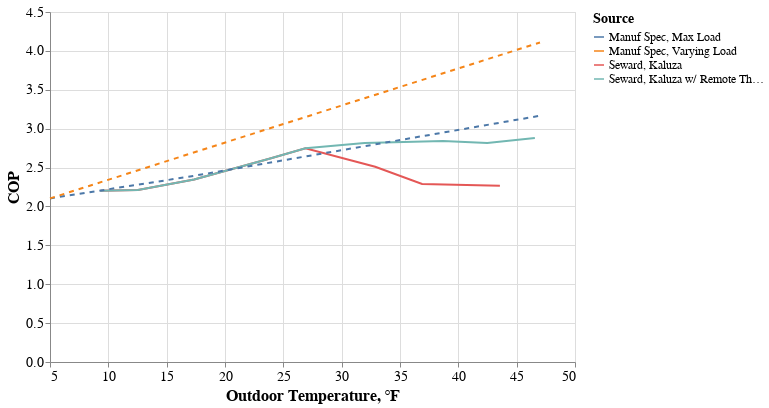

Notebook cell for this chart:
### Code cell
line1 = alt.Chart(df.query('field_study == True')).mark_line().encode(
    x = 'temperature',
    y = 'cop',
    color = 'source:N',
    #opacity = 'Selected:N',
)
line2 = alt.Chart(df.query('field_study == False')).mark_line(strokeDash=[5,5]).encode(
    x = alt.X('temperature', axis=alt.Axis(title='Outdoor Temperature, ℉')),
    y = alt.Y('cop', axis=alt.Axis(title='COP')),
    color = alt.Color('source:N', legend=alt.Legend(title="Source")),
    #opacity = 'Selected:N',
)
line1 + line2

### Figure 1 — Vega-Lite specification as saved in the notebook (floating-point values rounded to 4 significant figures)
{"$schema": "https://vega.github.io/schema/vega-lite/v2.4.3.json", "config": {"axis": {"labelFontSize": 14, "titleFontSize": 16}, "legend": {"labelFontSize": 12, "titleFontSize": 14}, "view": {"height": 350, "width": 525}}, "layer": [{"data": {"values": [{"cop": 2.203, "field_study": true, "source": "Seward, Kaluza", "temperature": 9.323}, {"cop": 2.21, "field_study": true, "source": "Seward, Kaluza", "temperature": 12.53}, {"cop": 2.346, "field_study": true, "source": "Seward, Kaluza", "temperature": 17.36}, {"cop": 2.618, "field_study": true, "source": "Seward, Kaluza", "temperature": 23.87}, {"cop": 2.749, "field_study": true, "source": "Seward, Kaluza", "temperature": 26.89}, {"cop": 2.509, "field_study": true, "source": "Seward, Kaluza", "temperature": 32.87}, {"cop": 2.288, "field_study": true, "source": "Seward, Kaluza", "temperature": 36.89}, {"cop": 2.267, "field_study": true, "source": "Seward, Kaluza", "temperature": 43.56}, {"cop": 2.203, "field_study": true, "source": "Seward, Kaluza w/ Remote Therm", "temperature": 9.323}, {"cop": 2.21, "field_study": true, "source": "Seward, Kaluza w/ Remote Therm", "temperature": 12.53}, {"cop": 2.346, "field_study": true, "source": "Seward, Kaluza w/ Remote Therm", "temperature": 17.36}, {"cop": 2.618, "field_study": true, "source": "Seward, Kaluza w/ Remote Therm", "temperature": 23.87}, {"cop": 2.749, "field_study": true, "source": "Seward, Kaluza w/ Remote Therm", "temperature": 26.89}, {"cop": 2.814, "field_study": true, "source": "Seward, Kaluza w/ Remote Therm", "temperature": 31.96}, {"cop": 2.842, "field_study": true, "source": "Seward, Kaluza w/ Remote Therm", "temperature": 38.68}, {"cop": 2.815, "field_study": true, "source": "Seward, Kaluza w/ Remote Therm", "temperature": 42.48}, {"cop": 2.88, "field_study": true, "source": "Seward, Kaluza w/ Remote Therm", "temperature": 46.56}]}, "encoding": {"color": {"field": "source", "type": "nominal"}, "x": {"field": "temperature", "type": "quantitative"}, "y": {"field": "cop", "type": "quantitative"}}, "mark": "line"}, {"data": {"values": [{"cop": 2.103, "field_study": false, "source": "Manuf Spec, Max Load", "temperature": 5}, {"cop": 2.385, "field_study": false, "source": "Manuf Spec, Max Load", "temperature": 17}, {"cop": 3.166, "field_study": false, "source": "Manuf Spec, Max Load", "temperature": 47}, {"cop": 2.103, "field_study": false, "source": "Manuf Spec, Varying Load", "temperature": 5}, {"cop": 2.678, "field_study": false, "source": "Manuf Spec, Varying Load", "temperature": 17}, {"cop": 4.108, "field_study": false, "source": "Manuf Spec, Varying Load", "temperature": 47}]}, "encoding": {"color": {"field": "source", "legend": {"title": "Source"}, "type": "nominal"}, "x": {"axis": {"title": "Outdoor Temperature, ℉"}, "field": "temperature", "type": "quantitative"}, "y": {"axis": {"title": "COP"}, "field": "cop", "type": "quantitative"}}, "mark": {"strokeDash": [5, 5], "type": "line"}}]}
